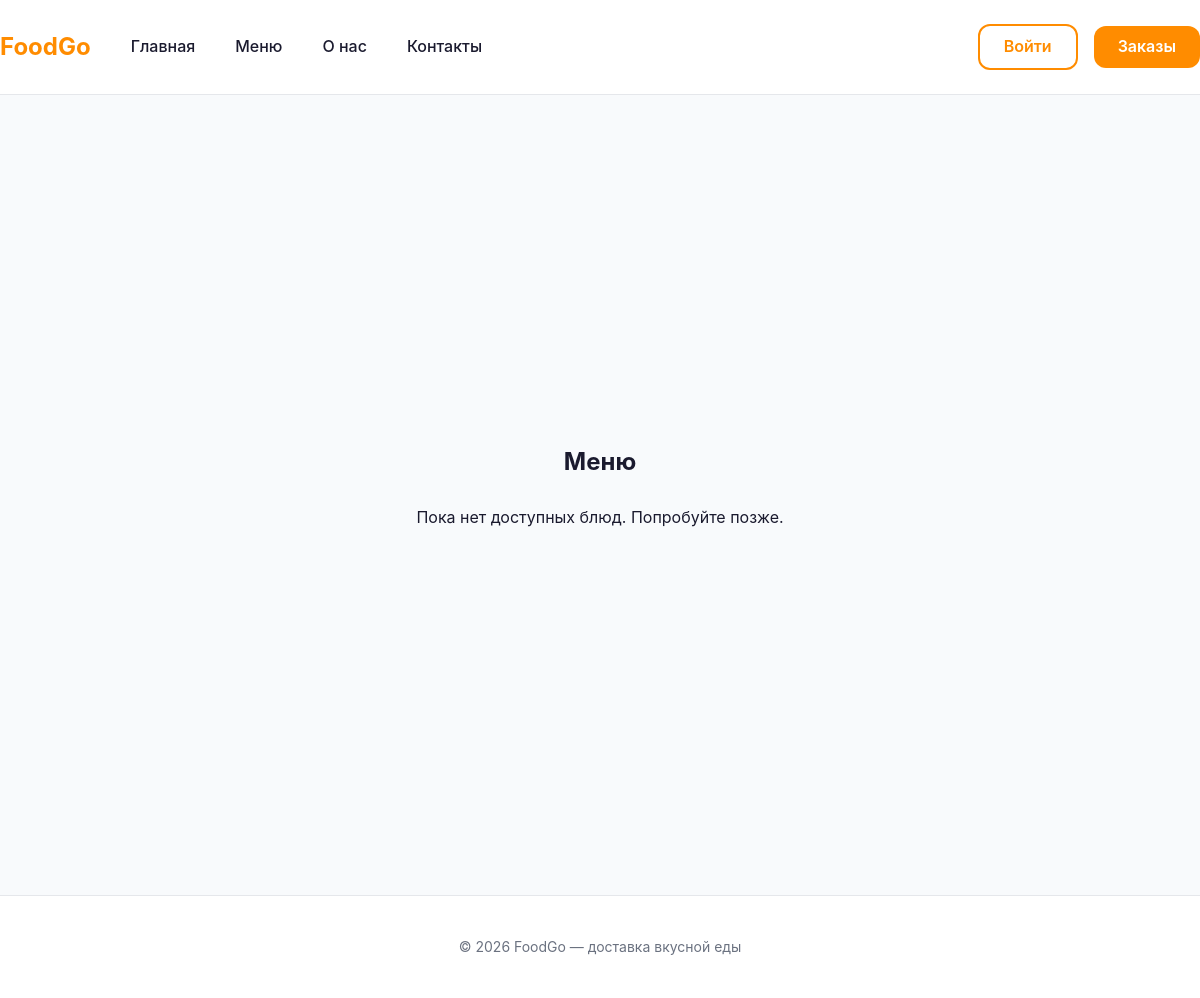
Page /menu.php on the earlier database version.
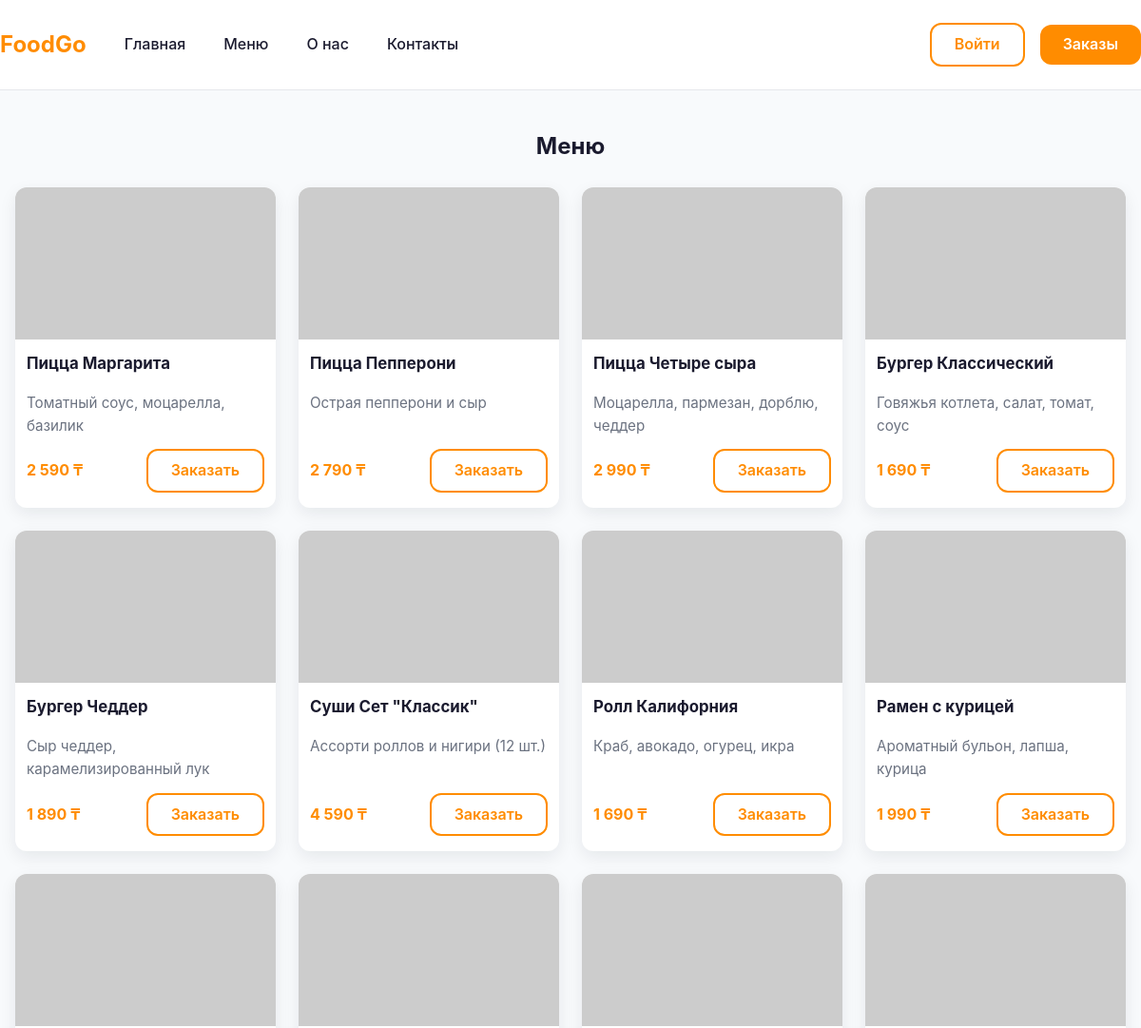
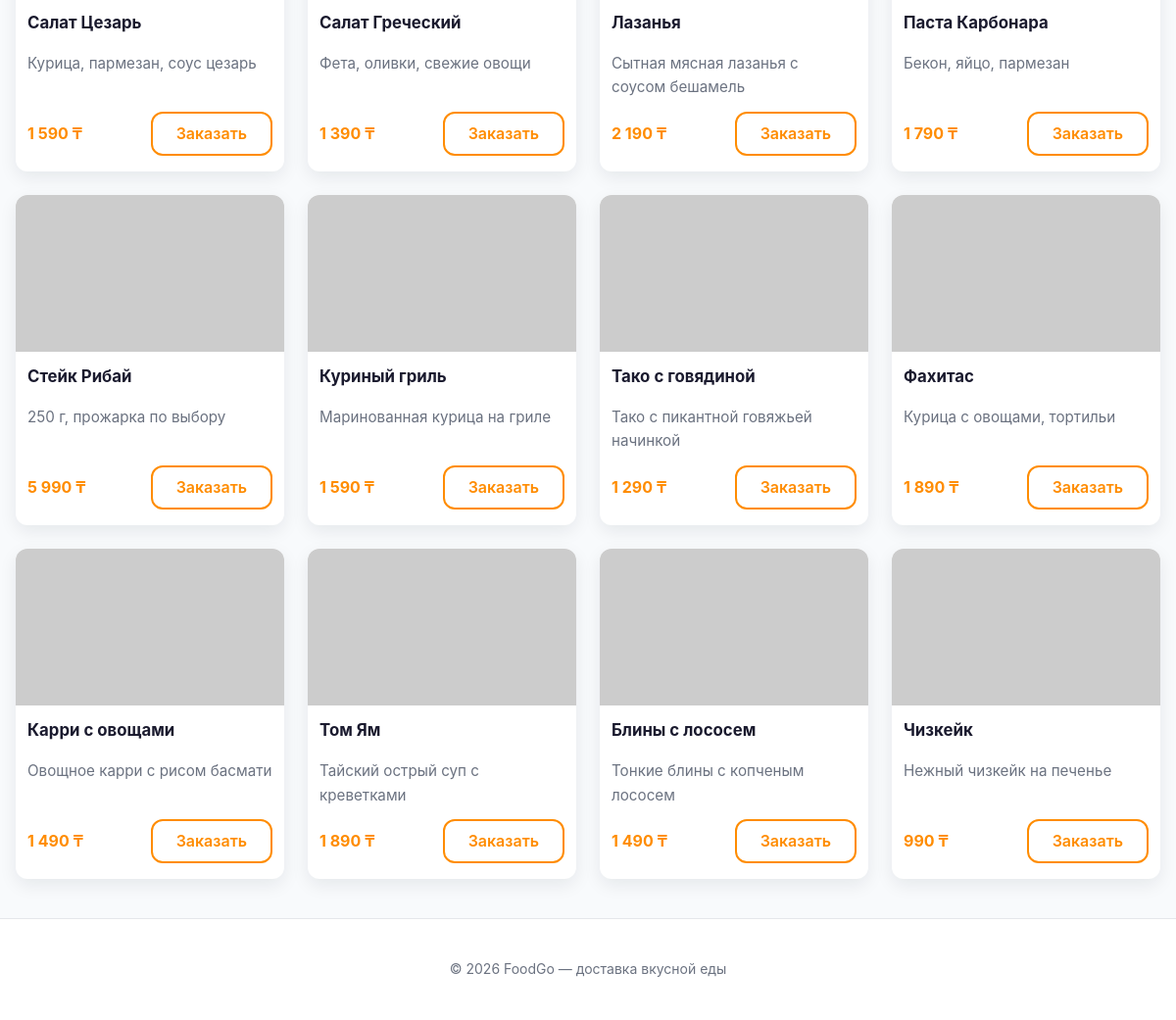
Same page on the later database version (2 pictures, top to bottom).
### tables this page shows
CREATE TABLE IF NOT EXISTS `menu_items` (
  `id` INT AUTO_INCREMENT PRIMARY KEY,
  `name` VARCHAR(150) NOT NULL,
  `description` TEXT,
  `price` DECIMAL(8, 2) NOT NULL,
  `category` VARCHAR(100),
  `image` VARCHAR(255),
  `created_at` TIMESTAMP DEFAULT CURRENT_TIMESTAMP,
  UNIQUE KEY uq_menu_name (name)
);

### menu.php (the view, shortened to what this page needs)
<?php
require_once 'config/db.php';
$stmt = $pdo->query('SELECT * FROM menu_items ORDER BY id');
$dishes = $stmt->fetchAll();
?>
<!DOCTYPE html>
<html lang="ru">
<head>
  <link rel="stylesheet" href="css/reset.css">
  <link rel="stylesheet" href="css/variables.css">
  <link rel="stylesheet" href="css/style.css">
</head>
<body>
<?php include 'includes/header.php'; ?>
<main class="main">
  <div class="container">
    <h1 class="auth-card__title">Меню</h1>
    <?php if (empty($dishes)): ?>
      <p class="menu-empty">Пока нет доступных блюд. Попробуйте позже.</p>
    <?php endif; ?>
    <div class="menu-grid" id="menu">
      <?php foreach ($dishes as $dish): ?>
        <div class="dish-card">
          <div class="dish-image">
            <img src="<?= htmlspecialchars($dish['image']) ?>" alt="<?= htmlspecialchars($dish['name']) ?>">
          </div>
          <div class="dish-name"><?= htmlspecialchars($dish['name']) ?></div>
          <div class="dish-desc"><?= htmlspecialchars($dish['description']) ?></div>
          <div class="dish-footer">
            <div class="price"><?= number_format((float)$dish['price'], 0, '.', ' ') ?> ₸</div>
            <a href="#" class="btn btn-outline order-btn">Заказать</a>
          </div>
        </div>
      <?php endforeach; ?>
    </div>
  </div>
</main>
<?php include 'includes/footer.php'; ?>
</body>
</html>

### includes/header.php (shortened to what this page needs)
<header class="header">
  <nav class="navbar container">
    <a href="index.php" class="navbar__logo">FoodGo</a>
      <ul class="navbar__menu">
      <li><a href="index.php">Главная</a></li>
      <li><a href="menu.php">Меню</a></li>
      <li><a href="#about">О нас</a></li>
      <li><a href="#contacts">Контакты</a></li>
    </ul>
    <div class="navbar__actions">
      <?php if (isset($_SESSION['user_id'])): ?>
        <span class="navbar__user">
          <?= htmlspecialchars($_SESSION['user_name']) ?>
        </span>
        <a href="cabinet.php" class="btn btn-outline">Кабинет</a>
        <a href="logout.php" class="btn btn-primary">Выйти</a>
      <?php else: ?>
        <a href="login.php" class="btn btn-outline">Войти</a>
        <a href="menu.php" class="btn btn-primary">Заказы</a>
      <?php endif; ?>
    </div>
  </nav>
</header>

### includes/footer.php (shortened to what this page needs)
<footer class="footer">
  <p>&copy; <?= date('Y') ?> FoodGo — доставка вкусной еды</p>
</footer>

### css/variables.css (style rules this page uses)
:root { --color-primary: #FF8C00; --color-primary-dark: #E67E00; --color-primary-light: #FFB347; --color-bg: #F8FAFC; --color-white: #FFFFFF; --color-text: #1A1A2E; --color-text-muted: #6B7280; --color-border: #E5E7EB; --color-success: #10B981; --color-error: #EF4444; --color-warning: #F59E0B; --shadow-sm: 0 1px 2px rgba(0, 0, 0, 0.05); --shadow-md: 0 4px 16px rgba(0, 0, 0, 0.1); --shadow-lg: 0 10px 24px rgba(0, 0, 0, 0.15); --radius-sm: 8px; --radius-md: 12px; --radius-lg: 16px; --spacing-xs: 4px; --spacing-sm: 8px; --spacing-md: 16px; --spacing-lg: 24px; --spacing-xl: 40px; --font-family: -apple-system, BlinkMacSystemFont, 'Segoe UI', Roboto, 'Helvetica Neue', Arial, sans-serif; --font-size-xs: 12px; --font-size-sm: 14px; --font-size-md: 16px; --font-size-lg: 18px; --font-size-xl: 24px; --font-size-2xl: 32px; --transition: all 0.3s ease; }
* { margin: 0; padding: 0; box-sizing: border-box; }
html, body { font-family: var(--font-family); color: var(--color-text); background: var(--color-bg); }
a { color: var(--color-primary); text-decoration: none; transition: var(--transition); }

### css/style.css (style rules this page uses)
﻿ html, body { font-family: var(--font-family); color: var(--color-text); background: var(--color-bg); }
.container { max-width: 1200px; margin: 0 auto; padding: 0 var(--spacing-md); }
.header { background: var(--color-white); border-bottom: 1px solid var(--color-border); position: sticky; top: 0; z-index: 100; }
.navbar { display: flex; align-items: center; justify-content: space-between; padding: var(--spacing-lg) 0; gap: var(--spacing-xl); }
.navbar__logo { font-size: var(--font-size-xl); font-weight: 700; color: var(--color-primary); white-space: nowrap; }
.navbar__menu { display: flex; list-style: none; gap: var(--spacing-xl); flex: 1; }
.navbar__menu a { font-size: var(--font-size-md); color: var(--color-text); font-weight: 500; transition: var(--transition); }
.navbar__actions { display: flex; align-items: center; gap: var(--spacing-md); }
.footer { background: var(--color-white); border-top: 1px solid var(--color-border); padding: var(--spacing-xl) 0; text-align: center; color: var(--color-text-muted); font-size: var(--font-size-sm); margin-top: auto; }
.btn { display: inline-flex; align-items: center; justify-content: center; padding: var(--spacing-sm) var(--spacing-lg); border: none; border-radius: var(--radius-md); font-size: var(--font-size-md); font-weight: 600; cursor: pointer; transition: var(--transition); text-decoration: none; white-space: nowrap; }
.btn-primary { background: var(--color-primary); color: var(--color-white); }
.btn-outline { background: transparent; color: var(--color-primary); border: 2px solid var(--color-primary); }
.main { min-height: 100vh; display: flex; align-items: center; background: var(--color-bg); padding: var(--spacing-xl) 0; }
.auth-card__title { font-size: var(--font-size-xl); font-weight: 700; margin-bottom: var(--spacing-lg); text-align: center; color: var(--color-text); }
.menu-grid { display: grid; grid-template-columns: repeat(4, 1fr); gap: 24px; margin-top: var(--spacing-md); }
.dish-card { background: var(--color-white); border-radius: var(--radius-md); padding: 0 12px 16px; box-shadow: 0 6px 18px rgba(17,24,39,0.08); display: flex; flex-direction: column; gap: 12px; min-height: 100%; overflow: hidden; transition: transform 0.25s ease, box-shadow 0.25s ease; }
.dish-image { margin: -30px -12px 0; overflow: hidden; border-top-left-radius: 14px; border-top-right-radius: 14px; }
.dish-image img { width: 100%; height: 190px; object-fit: cover; object-position: top center; display: block; transition: transform 0.3s ease; }
.dish-name { font-size: 1.05rem; font-weight: 700; color: var(--color-text); }
.dish-desc { color: var(--color-text-muted); font-size: 0.95rem; margin-top: 4px; flex: 1 1 auto; }
.dish-footer { display:flex; justify-content:space-between; align-items:center; gap:8px; }
.price { font-weight:700; color: var(--color-primary); }
.order-btn { white-space:nowrap; }

Differences in the rows shown:
added menu_items: name "Пицца Маргарита", description "Томатный соус, моцарелла, базилик", price "2 590"
added menu_items: name "Пицца Пепперони", description "Острая пепперони и сыр", price "2 790"
added menu_items: name "Пицца Четыре сыра", description "Моцарелла, пармезан, дорблю, чеддер", price "2 990"
added menu_items: name "Бургер Классический", description "Говяжья котлета, салат, томат, соус", price "1 690"
added menu_items: name "Бургер Чеддер", description "Сыр чеддер, карамелизированный лук", price "1 890"
added menu_items: name "Суши Сет \"Классик\"", description "Ассорти роллов и нигири (12 шт.)", price "4 590"
added menu_items: name "Ролл Калифорния", description "Краб, авокадо, огурец, икра", price "1 690"
added menu_items: name "Рамен с курицей", description "Ароматный бульон, лапша, курица", price "1 990"
added menu_items: name "Салат Цезарь", description "Курица, пармезан, соус цезарь", price "1 590"
added menu_items: name "Салат Греческий", description "Фета, оливки, свежие овощи", price "1 390"
added menu_items: name "Лазанья", description "Сытная мясная лазанья с соусом бешамель", price "2 190"
added menu_items: name "Паста Карбонара", description "Бекон, яйцо, пармезан", price "1 790"
added menu_items: name "Стейк Рибай", description "250 г, прожарка по выбору", price "5 990"
added menu_items: name "Куриный гриль", description "Маринованная курица на гриле", price "1 590"
added menu_items: name "Тако с говядиной", description "Тако с пикантной говяжьей начинкой", price "1 290"
added menu_items: name "Фахитас", description "Курица с овощами, тортильи", price "1 890"
added menu_items: name "Карри с овощами", description "Овощное карри с рисом басмати", price "1 490"
added menu_items: name "Том Ям", description "Тайский острый суп с креветками", price "1 890"
added menu_items: name "Блины с лососем", description "Тонкие блины с копченым лососем", price "1 490"
added menu_items: name "Чизкейк", description "Нежный чизкейк на печенье", price "990"
Other differences:
text no longer shown: "Пока нет доступных блюд. Попробуйте позже."
